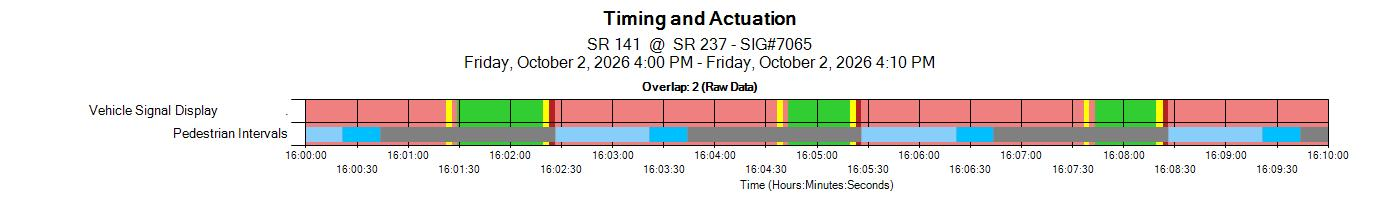
#> input picture data-timing/7065/1002-1.jpg, 1400 x 200 px
$ python tna_read.py ../../../data-timing/7065/1002-1.jpg
#> lines starting #> are read from the running program, lines starting #| are printed output that depends on the picture; after the words box and inside, x2 and y2 are one past the last pixel; in counts of white or black regions, pixels touching at a corner belong together
"""Reader for 7111 Timing & Actuation charts (5-min windows, DotAndBarSize 4, lane-by-lane count rows shown),
as fetched by tools/lanecheck/tna_fetch.py. Step 3 of MODEL_LOG.md.

read(path) -> {"phase_display": [(t0, t1, state)], "rows": [[t_on, ...] per detector row, top to bottom]}
  state: "G" green (incl. the darker 'min green' shade), "Y" yellow, "R" red clearance (dark red), "r" red.
  t in seconds from the window start (0..300).
Detector events: each vehicle is drawn as a dark triangle (detector on) followed by a grey square (off). Marker
pixels = low-saturation pixels (backgrounds are saturated red/green/yellow); runs of marker columns are bridged over
gaps <= 2 px; each dark core inside a run is one on event. Checked against 1-min charts (Step 3, MODEL_LOG.md).
"""
import numpy as np
from PIL import Image
from scipy import ndimage

WIN = 300.0
DARK = 300        # pixel sum below which a marker pixel is a triangle core (on event)


def _frame(a):
    blk = a.sum(2) < 150
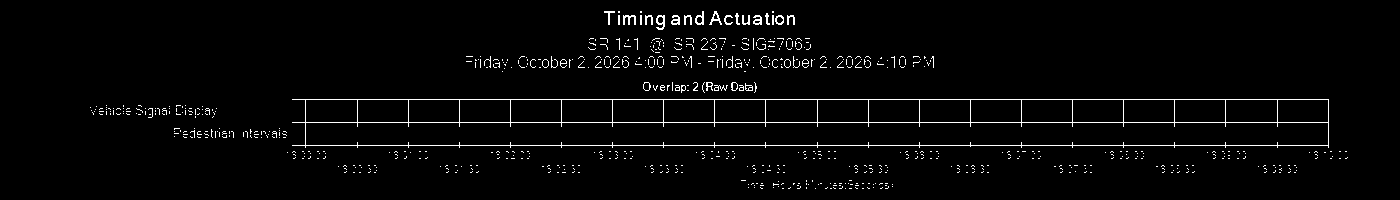
#> blk: shape (200, 1400) bool; 2.7% white in thin lines or dots, all inside (x1, y1, x2, y2) = (90, 11, 1348, 189)
    H, W = blk.shape
#> H = 200; W = 1400
    # horizontal grid lines: long dark runs
    hl = [y for y in range(H) if blk[y].mean() > 0.5]
#> hl = [99, 122, 145]
    lines = []
    for y in hl:
        if not lines or y - lines[-1] > 2:
            lines.append(y)
#> this loop made 3 passes
#> y on passes 1 to 3: 99, 122, 145
#> after the loop, lines = [99, 122, 145]
    ya, yb = lines[0], lines[-1]
#> ya = 99; yb = 145
    vl = [x for x in range(W) if blk[ya + 1:yb, x].mean() > 0.8]
#> vl = [305, 1328]
    return lines, vl


def _state(px):
    r, g, b = px
    if g > 150 and r < 150:
        return "G"
    if r > 200 and g > 200 and b < 120:
        return "Y"
    if r > 150 and g < 60:
        return "R"
    if r > 190 and 90 < g < 160:
        return "r"
    if 30 < r < 120 and 140 < g < 200:          # darker green shade (min green)
        return "G"
    return None


def read(path, minutes=5):
    a = np.asarray(Image.open(path).convert("RGB")).astype(int)
    lines, vl = _frame(a)
#> lines = [99, 122, 145]; vl = [305, 1328]
    x0, x1 = vl[0], vl[-1]
#> x0 = 305; x1 = 1328
    win = minutes * 60.0
    sec = (x1 - x0) / win
#> sec = 3.41
    grid = np.zeros(a.shape[1], bool)
    for x in vl:
        grid[max(0, x - 2):x + 3] = True
#> this loop made 2 passes
#> x on passes 1 to 2: 305, 1328
    out = {"phase_display": [], "rows": [], "px_per_s": sec}
#> out = {'phase_display': [], 'rows': [], 'px_per_s': 3.41}
    # display row = first band
    ya, yb = lines[0], lines[1]
#> ya = 99; yb = 122
    y = (ya + yb) // 2
#> y = 110
    states, cur = [], None
    for x in range(x0 + 1, x1):
        s = None if grid[x] else _state(a[y, x])
        s = s or cur
        states.append(s)
        cur = s
#> this loop made 1022 passes
#> (r in _state, g in _state, b in _state) on passes 3 to 5: (249, 123, 127), (249, 124, 122), (242, 131, 120)
#> after the loop, states = 1022 items
    t = lambda x: (x - x0) / sec  # noqa: E731
    seg_s, seg_a = states[0], x0 + 1
#> seg_a = 306
    for i, s in enumerate(states[1:], start=x0 + 2):
        if s != seg_s:
            out["phase_display"].append((t(seg_a), t(i), seg_s))
            seg_s, seg_a = s, i
#> this loop made 1021 passes
#> (s, seg_s) on pass 2: ('r', 'r')
#> after the loop, seg_a = 1168
    out["phase_display"].append((t(seg_a), win, seg_s))
    for i in range(1, len(states)):                   # colour edges blend into grey: not markers
        if states[i] != states[i - 1]:
            grid[x0 + 1 + i - 2:x0 + 1 + i + 3] = True
    # detector rows
    for ya, yb in zip(lines[1:-1], lines[2:]):
        band = a[ya + 2:yb - 1, x0 + 2:x1 - 1]
        g = grid[x0 + 2:x1 - 1]
        mx, mn = band.max(2), band.min(2)
        mark = (mx - mn < 70) & (mx < 200)               # grey / dark marker pixels; backgrounds are saturated
        mark[:, g] = False
        col = mark.any(0)
        dark = (band.sum(2) < DARK).any(0) & ~g          # triangle cores (detector on) are darker than the squares
        cl = col.copy()                                  # bridge gaps <= 2 px (JPEG, grid lines)
        for x in range(1, len(col) - 1):
            if not col[x] and col[max(0, x - 2):x].any() and col[x + 1:x + 3].any():
                cl[x] = True
        on, x = [], 0
        while x < len(cl):
            if cl[x]:
                s0 = x
                while x < len(cl) and cl[x]:
                    x += 1
                cores, y = [], s0                        # dark sub-runs inside this run = vehicles
                while y < x:
                    if dark[y]:
                        c0 = y
                        while y < x and dark[y]:
                            y += 1
                        cores.append((c0 + y - 1) / 2)
                    y += 1
                if not cores:
                    cores = [s0 + 1.0]                  # faint marker: one vehicle at the run start
                on += [t(x0 + 2 + c) for c in cores]
            x += 1
        out["rows"].append(sorted(on))
#> this loop made 1 pass
#> (ya, yb) on pass 1: (122, 145)
    return out


if __name__ == "__main__":
    import sys
    for p in sys.argv[1:]:
        r = read(p)
#> r = 3 items
        print(p, "display", [(round(a), round(b), s) for a, b, s in r["phase_display"]])
#> (printed output is left out)
        for i, row in enumerate(r["rows"]):
            print("  row", i, len(row), [round(x) for x in row])
#> this loop made 1 pass
#|   row 0 30 [15, 30, 43, 46, 60, 68, 69, 71, 75, 90, 105, 120, 135, 140, 150, 152, 161, 165, 180, 195, 210, 225, 231, 239, 240, 248, 251, 255, 270, 285]
